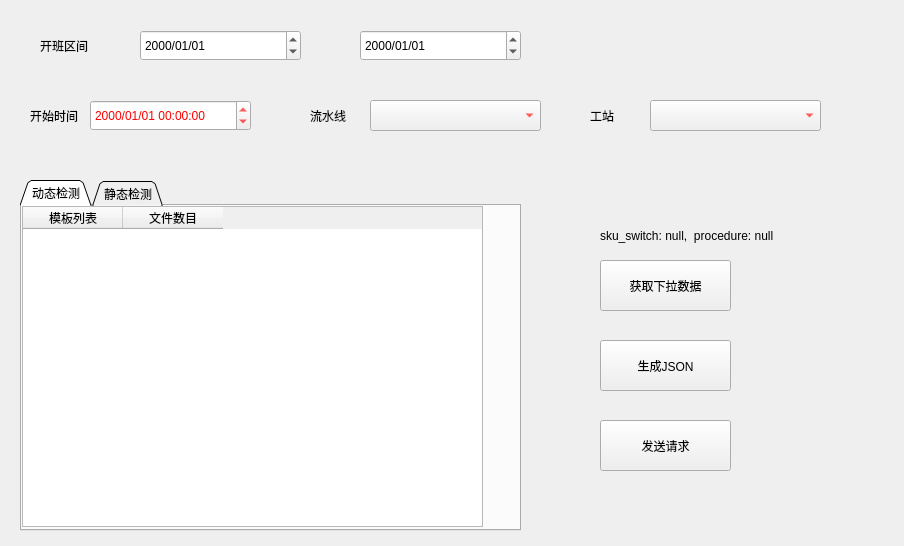
<?xml version="1.0" encoding="UTF-8"?>
<ui version="4.0">
 <class>MainWindow</class>
 <widget class="QMainWindow" name="MainWindow">
  <property name="geometry">
   <rect>
    <x>0</x>
    <y>0</y>
    <width>904</width>
    <height>546</height>
   </rect>
  </property>
  <property name="windowTitle">
   <string>Mira文件生成器 - 旗舰版</string>
  </property>
  <property name="windowIcon">
   <iconset>
    <normaloff>ico.ico</normaloff>ico.ico</iconset>
  </property>
  <property name="styleSheet">
   <string notr="true"/>
  </property>
  <widget class="QWidget" name="centralwidget">
   <widget class="QTabWidget" name="tabWidget">
    <property name="geometry">
     <rect>
      <x>20</x>
      <y>180</y>
      <width>501</width>
      <height>351</height>
     </rect>
    </property>
    <property name="styleSheet">
     <string notr="true"/>
    </property>
    <property name="tabShape">
     <enum>QTabWidget::Triangular</enum>
    </property>
    <property name="currentIndex">
     <number>0</number>
    </property>
    <widget class="QWidget" name="tab">
     <attribute name="title">
      <string>动态检测</string>
     </attribute>
     <widget class="QTableWidget" name="tableWidget">
      <property name="geometry">
       <rect>
        <x>0</x>
        <y>0</y>
        <width>461</width>
        <height>321</height>
       </rect>
      </property>
      <attribute name="horizontalHeaderVisible">
       <bool>true</bool>
      </attribute>
      <attribute name="verticalHeaderVisible">
       <bool>false</bool>
      </attribute>
      <column>
       <property name="text">
        <string>模板列表</string>
       </property>
       <property name="textAlignment">
        <set>AlignCenter</set>
       </property>
      </column>
      <column>
       <property name="text">
        <string>文件数目</string>
       </property>
      </column>
     </widget>
    </widget>
    <widget class="QWidget" name="tab_2">
     <attribute name="title">
      <string>静态检测</string>
     </attribute>
     <widget class="QTableWidget" name="tableWidget_2">
      <property name="geometry">
       <rect>
        <x>0</x>
        <y>10</y>
        <width>481</width>
        <height>301</height>
       </rect>
      </property>
      <attribute name="verticalHeaderVisible">
       <bool>false</bool>
      </attribute>
      <column>
       <property name="text">
        <string>模板列表</string>
       </property>
      </column>
      <column>
       <property name="text">
        <string>文件数目</string>
       </property>
      </column>
     </widget>
    </widget>
   </widget>
   <widget class="QWidget" name="widget" native="true">
    <property name="geometry">
     <rect>
      <x>20</x>
      <y>80</y>
      <width>851</width>
      <height>71</height>
     </rect>
    </property>
    <widget class="QLabel" name="label_3">
     <property name="geometry">
      <rect>
       <x>10</x>
       <y>20</y>
       <width>61</width>
       <height>31</height>
      </rect>
     </property>
     <property name="text">
      <string>开始时间</string>
     </property>
    </widget>
    <widget class="QDateTimeEdit" name="dateTimeEdit">
     <property name="geometry">
      <rect>
       <x>70</x>
       <y>20</y>
       <width>161</width>
       <height>31</height>
      </rect>
     </property>
     <property name="styleSheet">
      <string notr="true">color: rgb(255, 0, 0);</string>
     </property>
     <property name="currentSection">
      <enum>QDateTimeEdit::YearSection</enum>
     </property>
     <property name="displayFormat">
      <string>yyyy/MM/dd HH:mm:ss</string>
     </property>
    </widget>
    <widget class="QLabel" name="label_4">
     <property name="geometry">
      <rect>
       <x>290</x>
       <y>20</y>
       <width>101</width>
       <height>31</height>
      </rect>
     </property>
     <property name="text">
      <string>流水线</string>
     </property>
    </widget>
    <widget class="QComboBox" name="comboBox">
     <property name="geometry">
      <rect>
       <x>350</x>
       <y>20</y>
       <width>171</width>
       <height>31</height>
      </rect>
     </property>
     <property name="styleSheet">
      <string notr="true">color: rgb(255, 0, 0);</string>
     </property>
    </widget>
    <widget class="QLabel" name="label_5">
     <property name="geometry">
      <rect>
       <x>570</x>
       <y>20</y>
       <width>71</width>
       <height>31</height>
      </rect>
     </property>
     <property name="text">
      <string>工站</string>
     </property>
    </widget>
    <widget class="QComboBox" name="comboBox_2">
     <property name="geometry">
      <rect>
       <x>630</x>
       <y>20</y>
       <width>171</width>
       <height>31</height>
      </rect>
     </property>
     <property name="styleSheet">
      <string notr="true">color: rgb(255, 0, 0);</string>
     </property>
    </widget>
   </widget>
   <widget class="QWidget" name="widget_2" native="true">
    <property name="geometry">
     <rect>
      <x>570</x>
      <y>200</y>
      <width>301</width>
      <height>301</height>
     </rect>
    </property>
    <widget class="QLabel" name="label">
     <property name="geometry">
      <rect>
       <x>30</x>
       <y>20</y>
       <width>201</width>
       <height>31</height>
      </rect>
     </property>
     <property name="text">
      <string>sku_switch: null,  procedure: null</string>
     </property>
    </widget>
    <widget class="QPushButton" name="pushButton">
     <property name="geometry">
      <rect>
       <x>30</x>
       <y>140</y>
       <width>131</width>
       <height>51</height>
      </rect>
     </property>
     <property name="text">
      <string>生成JSON</string>
     </property>
    </widget>
    <widget class="QPushButton" name="pushButton_2">
     <property name="geometry">
      <rect>
       <x>30</x>
       <y>60</y>
       <width>131</width>
       <height>51</height>
      </rect>
     </property>
     <property name="text">
      <string>获取下拉数据</string>
     </property>
    </widget>
    <widget class="QPushButton" name="pushButton_3">
     <property name="geometry">
      <rect>
       <x>30</x>
       <y>220</y>
       <width>131</width>
       <height>51</height>
      </rect>
     </property>
     <property name="text">
      <string>发送请求</string>
     </property>
    </widget>
   </widget>
   <widget class="QWidget" name="widget_3" native="true">
    <property name="geometry">
     <rect>
      <x>20</x>
      <y>20</y>
      <width>851</width>
      <height>51</height>
     </rect>
    </property>
    <widget class="QDateEdit" name="dateEdit">
     <property name="geometry">
      <rect>
       <x>120</x>
       <y>10</y>
       <width>161</width>
       <height>31</height>
      </rect>
     </property>
     <property name="dateTime">
      <datetime>
       <hour>0</hour>
       <minute>0</minute>
       <second>0</second>
       <year>2000</year>
       <month>1</month>
       <day>1</day>
      </datetime>
     </property>
     <property name="displayFormat">
      <string>yyyy/MM/dd</string>
     </property>
    </widget>
    <widget class="QDateEdit" name="dateEdit_2">
     <property name="geometry">
      <rect>
       <x>340</x>
       <y>10</y>
       <width>161</width>
       <height>31</height>
      </rect>
     </property>
     <property name="dateTime">
      <datetime>
       <hour>0</hour>
       <minute>0</minute>
       <second>0</second>
       <year>2000</year>
       <month>1</month>
       <day>1</day>
      </datetime>
     </property>
     <property name="displayFormat">
      <string>yyyy/MM/dd</string>
     </property>
    </widget>
    <widget class="QLabel" name="label_2">
     <property name="geometry">
      <rect>
       <x>20</x>
       <y>10</y>
       <width>91</width>
       <height>31</height>
      </rect>
     </property>
     <property name="text">
      <string>开班区间</string>
     </property>
    </widget>
   </widget>
  </widget>
 </widget>
 <resources/>
 <connections/>
</ui>
